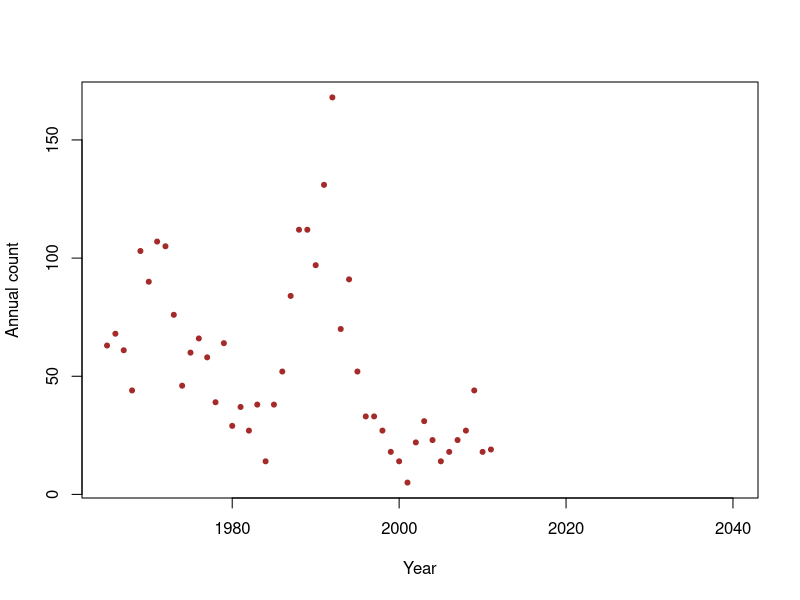

Here is the R script that generated this plot:
y <- c(63, 68, 61, 44, 103, 90, 107, 105, 76, 46, 60, 66, 58, 39, 64, 29, 37,
27, 38, 14, 38, 52, 84, 112, 112, 97, 131, 168, 70, 91, 52, 33, 33, 27,
18, 14, 5, 22, 31, 23, 14, 18, 23, 27, 44, 18, 19)
year <- 1965:2011
df <- data.frame(y = y, year = year)
plot(x = df$year, y = df$y, xlab = "Year", ylab = "Annual count", main = "",
col = "brown", pch = 20, xlim = c(1965, 2040))


